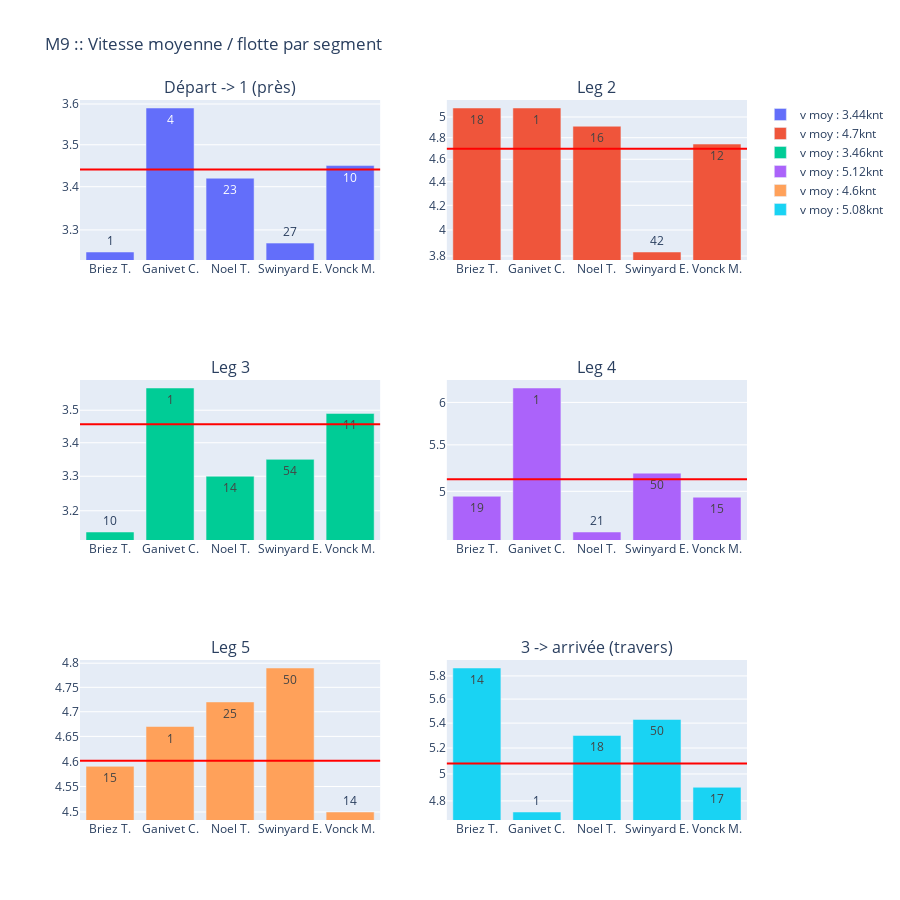

Here is the notebook cell this chart was saved with:
### Code cell
import plotly.graph_objects as go
from plotly.subplots import make_subplots
import numpy as np

def add_graph(index, fig, row, col):
    m = df[df.s_leg == int(index)]
    mean = np.nanmean(m['s' + stat_compare])
    rows = selection[selection.s_leg == int(index)]

    t = go.Bar(
        x=rows.nom, 
        y=rows['s' + stat_selection],
        name='v moy : ' + str(round(mean, 2)) + 'knt',
        text=rows['s_rankentersegment']
    )
    
    fig.append_trace(t, row, col)
    fig.add_hline(y=mean, line_color='red', row=row, col=col)

fig_rows = 3
fig_cols = 2

fig = make_subplots(rows=fig_rows, cols=fig_cols, start_cell='top-left', subplot_titles=("Départ -> 1 (près)", "Leg 2", "Leg 3", "Leg 4", "Leg 5", "3 -> arrivée (travers)"))
index = 1
for row in range(fig_rows):
    for col in range(fig_cols):
        add_graph(str(index), fig, row + 1, col + 1)
        index += 1


fig.update_layout(title_text= manche + ' :: Vitesse moyenne / flotte par segment', height=900)
fig.update_yaxes(type='log')
fig.show()

### Figure 1 — Plotly figure (JSON) as saved in the notebook; plotly's stock layout.template omitted (floating-point values rounded to 4 significant figures)
{"data": [{"name": "v moy : 3.44knt", "text": [1, 4, 23, 27, 10], "type": "bar", "x": ["Briez T.", "Ganivet C.", "Noel T.", "Swinyard E.", "Vonck M."], "xaxis": "x", "y": [3.25, 3.59, 3.42, 3.27, 3.45], "yaxis": "y"}, {"name": "v moy : 4.7knt", "text": [18, 1, 16, 42, 12], "type": "bar", "x": ["Briez T.", "Ganivet C.", "Noel T.", "Swinyard E.", "Vonck M."], "xaxis": "x2", "y": [5.09, 5.09, 4.91, 3.83, 4.74], "yaxis": "y2"}, {"name": "v moy : 3.46knt", "text": [10, 1, 14, 54, 11], "type": "bar", "x": ["Briez T.", "Ganivet C.", "Noel T.", "Swinyard E.", "Vonck M."], "xaxis": "x3", "y": [3.14, 3.57, 3.3, 3.35, 3.49], "yaxis": "y3"}, {"name": "v moy : 5.12knt", "text": [19, 1, 21, 50, 15], "type": "bar", "x": ["Briez T.", "Ganivet C.", "Noel T.", "Swinyard E.", "Vonck M."], "xaxis": "x4", "y": [4.95, 6.18, 4.6, 5.19, 4.94], "yaxis": "y4"}, {"name": "v moy : 4.6knt", "text": [15, 1, 25, 50, 14], "type": "bar", "x": ["Briez T.", "Ganivet C.", "Noel T.", "Swinyard E.", "Vonck M."], "xaxis": "x5", "y": [4.59, 4.67, 4.72, 4.79, 4.5], "yaxis": "y5"}, {"name": "v moy : 5.08knt", "text": [14, 1, 18, 50, 17], "type": "bar", "x": ["Briez T.", "Ganivet C.", "Noel T.", "Swinyard E.", "Vonck M."], "xaxis": "x6", "y": [5.87, 4.72, 5.3, 5.43, 4.9], "yaxis": "y6"}], "layout": {"annotations": [{"font": {"size": 16}, "showarrow": false, "text": "Départ -> 1 (près)", "x": 0.225, "xanchor": "center", "xref": "paper", "y": 1, "yanchor": "bottom", "yref": "paper"}, {"font": {"size": 16}, "showarrow": false, "text": "Leg 2", "x": 0.775, "xanchor": "center", "xref": "paper", "y": 1, "yanchor": "bottom", "yref": "paper"}, {"font": {"size": 16}, "showarrow": false, "text": "Leg 3", "x": 0.225, "xanchor": "center", "xref": "paper", "y": 0.6111, "yanchor": "bottom", "yref": "paper"}, {"font": {"size": 16}, "showarrow": false, "text": "Leg 4", "x": 0.775, "xanchor": "center", "xref": "paper", "y": 0.6111, "yanchor": "bottom", "yref": "paper"}, {"font": {"size": 16}, "showarrow": false, "text": "Leg 5", "x": 0.225, "xanchor": "center", "xref": "paper", "y": 0.2222, "yanchor": "bottom", "yref": "paper"}, {"font": {"size": 16}, "showarrow": false, "text": "3 -> arrivée (travers)", "x": 0.775, "xanchor": "center", "xref": "paper", "y": 0.2222, "yanchor": "bottom", "yref": "paper"}], "height": 900, "shapes": [{"line": {"color": "red"}, "type": "line", "x0": 0, "x1": 1, "xref": "x domain", "y0": 3.441, "y1": 3.441, "yref": "y"}, {"line": {"color": "red"}, "type": "line", "x0": 0, "x1": 1, "xref": "x2 domain", "y0": 4.695, "y1": 4.695, "yref": "y2"}, {"line": {"color": "red"}, "type": "line", "x0": 0, "x1": 1, "xref": "x3 domain", "y0": 3.456, "y1": 3.456, "yref": "y3"}, {"line": {"color": "red"}, "type": "line", "x0": 0, "x1": 1, "xref": "x4 domain", "y0": 5.125, "y1": 5.125, "yref": "y4"}, {"line": {"color": "red"}, "type": "line", "x0": 0, "x1": 1, "xref": "x5 domain", "y0": 4.601, "y1": 4.601, "yref": "y5"}, {"line": {"color": "red"}, "type": "line", "x0": 0, "x1": 1, "xref": "x6 domain", "y0": 5.079, "y1": 5.079, "yref": "y6"}], "title": {"text": "M9 :: Vitesse moyenne / flotte par segment"}, "xaxis": {"anchor": "y", "domain": [0, 0.45]}, "xaxis2": {"anchor": "y2", "domain": [0.55, 1]}, "xaxis3": {"anchor": "y3", "domain": [0, 0.45]}, "xaxis4": {"anchor": "y4", "domain": [0.55, 1]}, "xaxis5": {"anchor": "y5", "domain": [0, 0.45]}, "xaxis6": {"anchor": "y6", "domain": [0.55, 1]}, "yaxis": {"anchor": "x", "domain": [0.7778, 1], "type": "log"}, "yaxis2": {"anchor": "x2", "domain": [0.7778, 1], "type": "log"}, "yaxis3": {"anchor": "x3", "domain": [0.3889, 0.6111], "type": "log"}, "yaxis4": {"anchor": "x4", "domain": [0.3889, 0.6111], "type": "log"}, "yaxis5": {"anchor": "x5", "domain": [0, 0.2222], "type": "log"}, "yaxis6": {"anchor": "x6", "domain": [0, 0.2222], "type": "log"}}}
